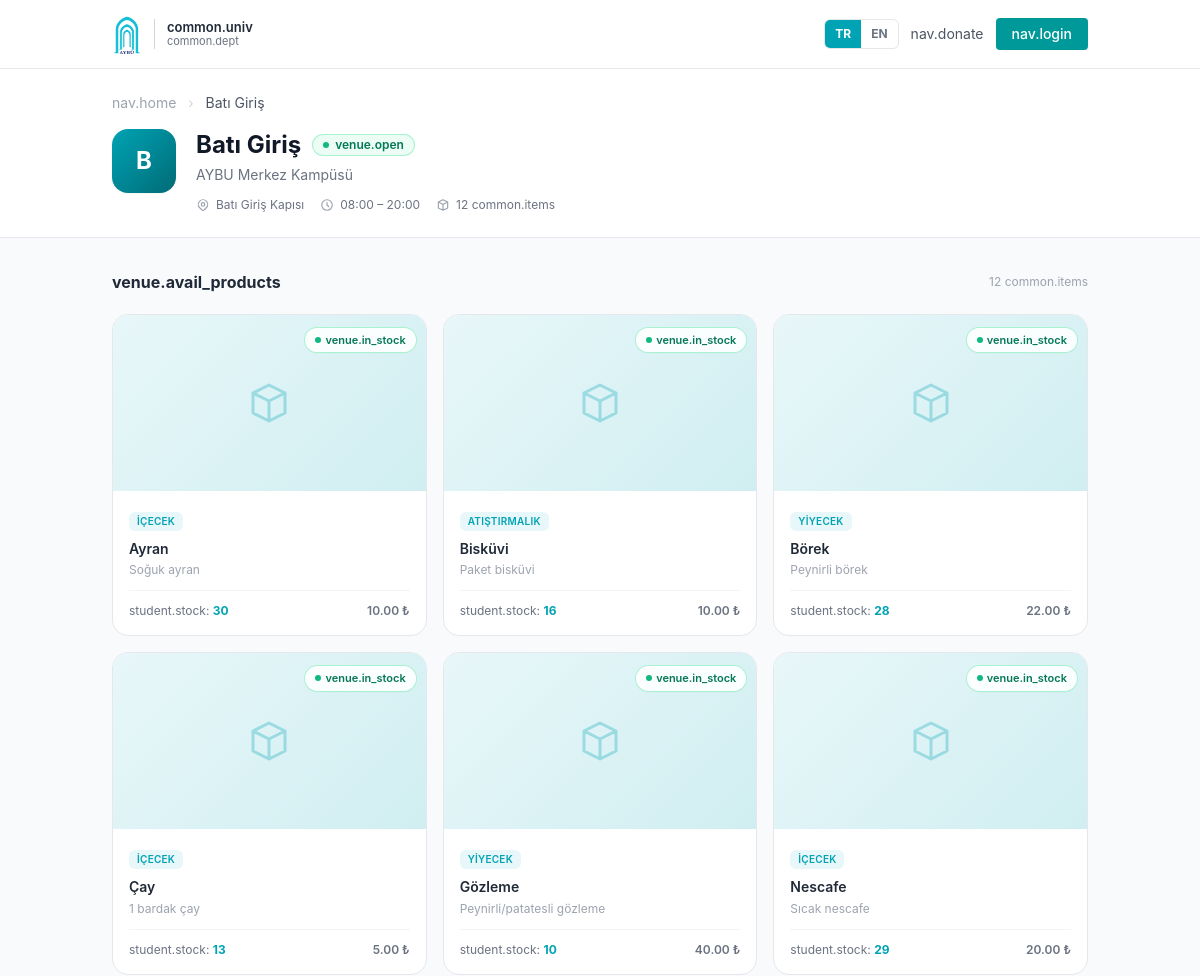
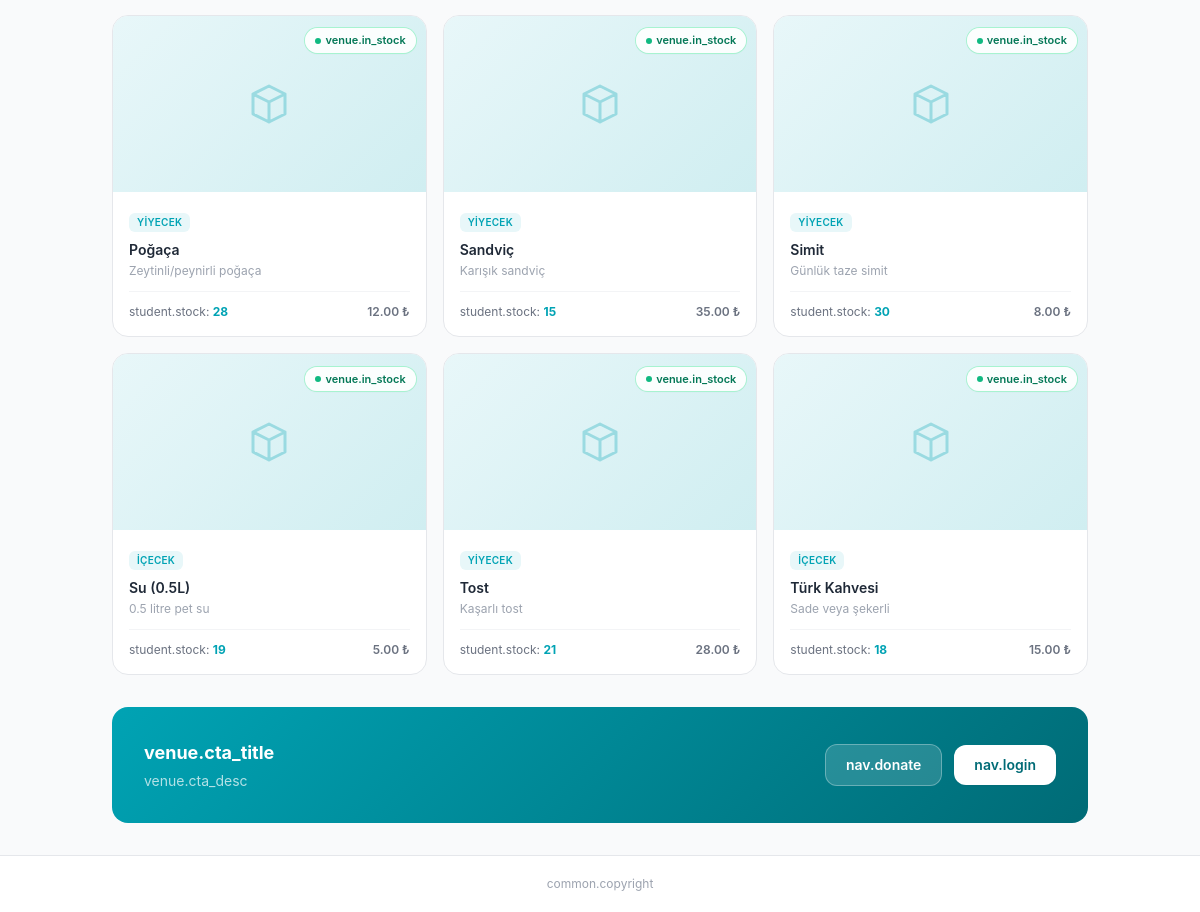
Screenshot of /askida/public/isletme/11 with the database file from the repository (2 pictures, top to bottom).
### tables this page shows
CREATE TABLE IF NOT EXISTS venues (
    id          INT UNSIGNED AUTO_INCREMENT PRIMARY KEY,
    name        VARCHAR(255) NOT NULL,
    campus_name VARCHAR(255) NOT NULL,
    slug        VARCHAR(255) NOT NULL UNIQUE,
    description TEXT NULL,
    location    VARCHAR(255) NULL,
    phone       VARCHAR(20) NULL,
    is_active   TINYINT(1) NOT NULL DEFAULT 1,
    opens_at    TIME NULL,
    closes_at   TIME NULL,
    created_at  DATETIME NOT NULL DEFAULT CURRENT_TIMESTAMP,
    updated_at  DATETIME NOT NULL DEFAULT CURRENT_TIMESTAMP
                  ON UPDATE CURRENT_TIMESTAMP
);

CREATE TABLE IF NOT EXISTS products (
    id             INT UNSIGNED AUTO_INCREMENT PRIMARY KEY,
    venue_id       INT UNSIGNED NOT NULL,
    name           VARCHAR(255) NOT NULL,
    category       VARCHAR(100) NULL,
    price_snapshot DECIMAL(10,2) NOT NULL,
    description    TEXT NULL,
    image_url      VARCHAR(500) NULL,
    is_active      TINYINT(1) NOT NULL DEFAULT 1,
    created_at     DATETIME NOT NULL DEFAULT CURRENT_TIMESTAMP,
    updated_at     DATETIME NOT NULL DEFAULT CURRENT_TIMESTAMP
                     ON UPDATE CURRENT_TIMESTAMP,
    FOREIGN KEY (venue_id) REFERENCES venues(id) ON DELETE CASCADE,
    INDEX idx_venue_active (venue_id, is_active)
);

### views/public/venue-detail.php (the view, shortened to what the rows shown need)
<!DOCTYPE html>
<html lang="<?= current_lang() ?>">
<head>
    <script src="https://cdn.tailwindcss.com"></script>
    <link rel="stylesheet" href="<?= asset('css/app.css') ?>">
</head>
<body class="min-h-screen bg-gray-50 flex flex-col">
<header class="bg-white border-b border-gray-200">
    <div class="max-w-5xl mx-auto px-6 flex items-center justify-between h-[68px]">
        <a href="<?= url('/') ?>" class="flex items-center gap-3">
            <img src="<?= asset('aybu.png') ?>" alt="AYBU" class="h-11 w-auto"
                 onerror="this.src='https://aybu.edu.tr/assets/images/aybu-images/logo-dark.png'">
            <div class="border-l border-gray-300 pl-3">
                <p class="text-[13px] font-semibold text-gray-800 leading-tight"><?= t('common.univ') ?></p>
                <p class="text-[11px] text-gray-500 leading-tight"><?= t('common.dept') ?></p>
            </div>
        </a>
        <div class="flex items-center gap-3 text-sm">
            <?php $cl = current_lang(); ?>
            <div class="flex items-center border border-gray-200 rounded-md overflow-hidden text-xs font-bold">
                <a href="<?= url('lang/tr') ?>" class="px-2.5 py-1.5 <?= $cl === 'tr' ? 'bg-[#00A3B4] text-white' : 'text-gray-500 hover:bg-gray-50' ?> transition">TR</a>
                <a href="<?= url('lang/en') ?>" class="px-2.5 py-1.5 <?= $cl === 'en' ? 'bg-[#00A3B4] text-white' : 'text-gray-500 hover:bg-gray-50' ?> transition">EN</a>
            </div>
            <a href="<?= url('misafir-bagis') ?>" class="text-gray-600 hover:text-gray-800 transition"><?= t('nav.donate') ?></a>
            <a href="<?= url('giris') ?>"
               class="px-4 py-1.5 text-white rounded font-medium transition text-sm"
               style="background:#009999;"><?= t('nav.login') ?></a>
        </div>
    </div>
</header>
<div class="flex-1">
    <div class="bg-white border-b border-gray-200">
        <div class="max-w-5xl mx-auto px-6 py-6">
            <div class="mb-4 text-sm text-gray-400">
                <a href="<?= url('/') ?>" class="hover:text-[#00A3B4] transition"><?= t('nav.home') ?></a>
                <span class="mx-2 text-gray-300">›</span>
                <span class="text-gray-600"><?= e($venue['name']) ?></span>
            </div>
            <div class="flex items-start gap-5">
                <div class="w-16 h-16 rounded-2xl flex-shrink-0 flex items-center justify-center text-white text-2xl font-bold shadow-sm"
                     style="background:linear-gradient(135deg,#00A3B4,#006B76);">
                    <?= mb_strtoupper(mb_substr(e($venue['name']), 0, 1)) ?>
                </div>
                <div class="flex-1 min-w-0">
                    <div class="flex items-center gap-3 flex-wrap">
                        <h1 class="text-2xl font-bold text-gray-900"><?= e($venue['name']) ?></h1>
                        <?php
                        $isOpen = true;
                        if ($venue['opens_at'] && $venue['closes_at']) {
                            $now    = new DateTime();
                            $opens  = DateTime::createFromFormat('H:i:s', $venue['opens_at']);
                            $closes = DateTime::createFromFormat('H:i:s', $venue['closes_at']);
                            $cur    = DateTime::createFromFormat('H:i:s', $now->format('H:i:s'));
                            $isOpen = ($cur >= $opens && $cur <= $closes);
                        }
                        ?>
                        <span class="inline-flex items-center gap-1.5 px-2.5 py-0.5 rounded-full text-xs font-semibold
                            <?= $isOpen ? 'bg-emerald-50 text-emerald-700 ring-1 ring-emerald-200' : 'bg-gray-100 text-gray-500 ring-1 ring-gray-200' ?>">
                            <span class="w-1.5 h-1.5 rounded-full <?= $isOpen ? 'bg-emerald-500' : 'bg-gray-400' ?>"></span>
                            <?= $isOpen ? t('venue.open') : t('venue.closed') ?>
                        </span>
                    </div>
                    <p class="text-sm text-gray-500 mt-1"><?= e($venue['campus_name']) ?></p>
                    <div class="flex items-center flex-wrap gap-4 mt-3 text-xs text-gray-500">
                        <?php if ($venue['location']): ?>
                        <span class="flex items-center gap-1.5">
                            <?= e($venue['location']) ?>
                        </span>
                        <?php endif; ?>
                        <?php if ($venue['opens_at'] && $venue['closes_at']): ?>
                        <span class="flex items-center gap-1.5">
                            <svg class="w-3.5 h-3.5 text-gray-400" fill="none" stroke="currentColor" viewBox="0 0 24 24">
                                <path stroke-linecap="round" stroke-linejoin="round" stroke-width="2" d="M12 8v4l3 3m6-3a9 9 0 11-18 0 9 9 0 0118 0z"/>
                            </svg>
                            <?= e(substr($venue['opens_at'], 0, 5)) ?> – <?= e(substr($venue['closes_at'], 0, 5)) ?>
                        </span>
                        <?php endif; ?>
                        <span class="flex items-center gap-1.5">
                            <svg class="w-3.5 h-3.5 text-gray-400" fill="none" stroke="currentColor" viewBox="0 0 24 24">
                                <path stroke-linecap="round" stroke-linejoin="round" stroke-width="2" d="M20 7l-8-4-8 4m16 0l-8 4m8-4v10l-8 4m0-10L4 7m8 4v10M4 7v10l8 4"/>
                            </svg>
                            <?= count($products) ?> <?= t('common.items') ?>
                        </span>
                    </div>
                </div>
            </div>
        </div>
    </div>
    <div class="max-w-5xl mx-auto px-6 py-8">
        <div class="flex items-center justify-between mb-5">
            <h2 class="text-base font-bold text-gray-800"><?= t('venue.avail_products') ?></h2>
            <span class="text-xs text-gray-400"><?= count($products) ?> <?= t('common.items') ?></span>
        </div>
        <?php if (empty($products)): ?>
        <div class="bg-white border border-gray-200 rounded-2xl p-14 text-center">
            <svg class="w-12 h-12 text-gray-200 mx-auto mb-3" fill="none" stroke="currentColor" viewBox="0 0 24 24">
                <path stroke-linecap="round" stroke-linejoin="round" stroke-width="1.5" d="M20 7l-8-4-8 4m16 0l-8 4m8-4v10l-8 4m0-10L4 7m8 4v10M4 7v10l8 4"/>
            </svg>
            <p class="text-gray-400 text-sm"><?= t('venue.no_products') ?></p>
        </div>
        <?php else: ?>
        <div class="grid grid-cols-1 sm:grid-cols-2 lg:grid-cols-3 gap-4 mb-8">
            <?php foreach ($products as $p): ?>
            <?php $free = $stocks[$p['id']] ?? 0; ?>
            <div class="bg-white border border-gray-200 rounded-2xl overflow-hidden hover:shadow-md hover:border-gray-300 transition-all duration-200 <?= $free <= 0 ? 'opacity-60' : '' ?>">
                <?php if (!empty($p['image_url'])): ?>
                <div class="relative h-44 bg-gray-100 overflow-hidden">
                    <img src="<?= url($p['image_url']) ?>"
                         alt="<?= e(pname($p)) ?>"
                         class="w-full h-full object-cover">
                    <div class="absolute top-2.5 right-2.5">
                        <?php if ($free > 0): ?>
                        <span class="inline-flex items-center gap-1 px-2.5 py-1 bg-white/90 backdrop-blur-sm text-emerald-700 text-[11px] font-semibold rounded-full shadow-sm ring-1 ring-emerald-200">
                            <span class="w-1.5 h-1.5 rounded-full bg-emerald-500"></span>
                            <?= t('venue.in_stock') ?>
                        </span>
                        <?php else: ?>
                        <span class="inline-flex items-center px-2.5 py-1 bg-white/90 backdrop-blur-sm text-gray-500 text-[11px] font-semibold rounded-full shadow-sm ring-1 ring-gray-200">
                            <?= t('venue.out_of_stock') ?>
                        </span>
                        <?php endif; ?>
                    </div>
                </div>
                <?php else: ?>
                <div class="relative h-44 flex items-center justify-center" style="background:linear-gradient(135deg,#e8f7f9,#d0eef1);">
                    <svg class="w-12 h-12 text-[#00A3B4]/30" fill="none" stroke="currentColor" viewBox="0 0 24 24">
                        <path stroke-linecap="round" stroke-linejoin="round" stroke-width="1.5" d="M20 7l-8-4-8 4m16 0l-8 4m8-4v10l-8 4m0-10L4 7m8 4v10M4 7v10l8 4"/>
                    </svg>
                    <div class="absolute top-2.5 right-2.5">
                        <?php if ($free > 0): ?>
                        <span class="inline-flex items-center gap-1 px-2.5 py-1 bg-white/90 text-emerald-700 text-[11px] font-semibold rounded-full shadow-sm ring-1 ring-emerald-200">
                            <span class="w-1.5 h-1.5 rounded-full bg-emerald-500"></span>
                            <?= t('venue.in_stock') ?>
                        </span>
                        <?php else: ?>
                        <span class="inline-flex items-center px-2.5 py-1 bg-white/90 text-gray-500 text-[11px] font-semibold rounded-full shadow-sm ring-1 ring-gray-200">
                            <?= t('venue.out_of_stock') ?>
                        </span>
                        <?php endif; ?>
                    </div>
                </div>
                <?php endif; ?>
                <div class="p-4">
                    <?php if ($p['category']): ?>
                    <span class="inline-block text-[10px] font-semibold uppercase tracking-wide text-[#00A3B4] bg-[#e8f7f9] px-2 py-0.5 rounded-md mb-2"><?= e($p['category']) ?></span>
                    <?php endif; ?>
                    <h3 class="font-semibold text-gray-800 text-sm leading-snug"><?= e(pname($p)) ?></h3>
                    <?php if ($p['description']): ?>
                    <p class="text-xs text-gray-400 mt-1 line-clamp-2"><?= e($p['description']) ?></p>
                    <?php endif; ?>
                    <div class="flex items-center justify-between mt-3 pt-3 border-t border-gray-100">
                        <span class="text-xs text-gray-500"><?= t('student.stock') ?>:
                            <span class="font-bold <?= $free > 0 ? 'text-[#00A3B4]' : 'text-gray-400' ?>"><?= $free ?></span>
                        </span>
                        <span class="text-xs font-semibold text-gray-500"><?= number_format($p['price_snapshot'], 2) ?> ₺</span>
                    </div>
                </div>
            </div>
            <?php endforeach; ?>
        </div>
        <?php endif; ?>
        <div class="rounded-2xl overflow-hidden" style="background:linear-gradient(135deg,#00A3B4,#006B76);">
            <div class="p-6 sm:p-8 flex flex-col sm:flex-row items-center justify-between gap-5">
                <div class="text-white text-center sm:text-left">
                    <p class="font-bold text-lg"><?= t('venue.cta_title') ?></p>
                    <p class="text-sm text-white/70 mt-1"><?= t('venue.cta_desc') ?></p>
                </div>
                <div class="flex items-center gap-3 flex-shrink-0">
                    <a href="<?= url('misafir-bagis/' . $venue['id']) ?>"
                       class="px-5 py-2.5 text-sm font-semibold bg-white/15 hover:bg-white/25 text-white rounded-xl transition border border-white/30">
                        <?= t('nav.donate') ?>
                    </a>
                    <a href="<?= url('giris') ?>"
                       class="px-5 py-2.5 text-sm font-semibold bg-white text-[#006B76] rounded-xl hover:bg-gray-50 transition shadow-sm">
                        <?= t('nav.login') ?>
                    </a>
                </div>
            </div>
        </div>
    </div>
</div>
<footer class="border-t border-gray-200 bg-white text-center py-5 text-xs text-gray-400 mt-auto">
    <?= t('common.copyright', ['year' => date('Y')]) ?>
</footer>
</body>
</html>

### src/core/Router.php (shortened to what the rows shown need)
<?php
class Router
{
    private array $routes = [];
    public function get(string $path, array $handler): void
    {
        $this->routes[] = ['GET', $path, $handler];
    }
    public function post(string $path, array $handler): void
    {
        $this->routes[] = ['POST', $path, $handler];
    }
    public function dispatch(string $method, string $uri): void
    {
        $uri = parse_url($uri, PHP_URL_PATH);
        $uri = rtrim($uri, '/') ?: '/';
        $base = defined('SCRIPT_BASE') ? SCRIPT_BASE : '';
        if ($base && $base !== '/' && str_starts_with($uri, $base)) {
            $uri = substr($uri, strlen($base));
        }
        $uri = '/' . ltrim($uri, '/');
        foreach ($this->routes as [$routeMethod, $path, $handler]) {
            if ($routeMethod !== $method) {
                continue;
            }
            $pattern = preg_replace('#\{([a-zA-Z_]+)\}#', '([^/]+)', $path);
            $pattern = '#^' . $pattern . '$#';
            if (preg_match($pattern, $uri, $matches)) {
                array_shift($matches);
                [$class, $action] = $handler;
                $controller = new $class();
                $controller->$action(...$matches);
                return;
            }
        }
    }
}

### rows the page displays
venues: name "Batı Giriş", name "B", campus_name "AYBU Merkez Kampüsü", location "Batı Giriş Kapısı", opens_at "08:00", closes_at "20:00"
products: category "İÇECEK", name "Ayran", description "Soğuk ayran", id "30", price_snapshot "10.00"
products: category "ATIŞTIRMALIK", name "Bisküvi", description "Paket bisküvi", id "16", price_snapshot "10.00"
products: category "YIYECEK", name "Börek", description "Peynirli börek", id "28", price_snapshot "22.00"
products: category "İÇECEK", name "Çay", description "1 bardak çay", id "13", price_snapshot "5.00"
products: category "YIYECEK", name "Gözleme", description "Peynirli/patatesli gözleme", id "10", price_snapshot "40.00"
products: category "İÇECEK", name "Nescafe", description "Sıcak nescafe", id "29", price_snapshot "20.00"
products: category "YIYECEK", name "Poğaça", description "Zeytinli/peynirli poğaça", id "28", price_snapshot "12.00"
products: category "YIYECEK", name "Sandviç", description "Karışık sandviç", id "15", price_snapshot "35.00"
products: category "YIYECEK", name "Simit", description "Günlük taze simit", id "30", price_snapshot "8.00"
products: category "İÇECEK", name "Su (0.5L)", description "0.5 litre pet su", id "19", price_snapshot "5.00"
products: category "YIYECEK", name "Tost", description "Kaşarlı tost", id "21", price_snapshot "28.00"
products: category "İÇECEK", name "Türk Kahvesi", description "Sade veya şekerli", id "18", price_snapshot "15.00"

### other values shown
count($products) "12"
